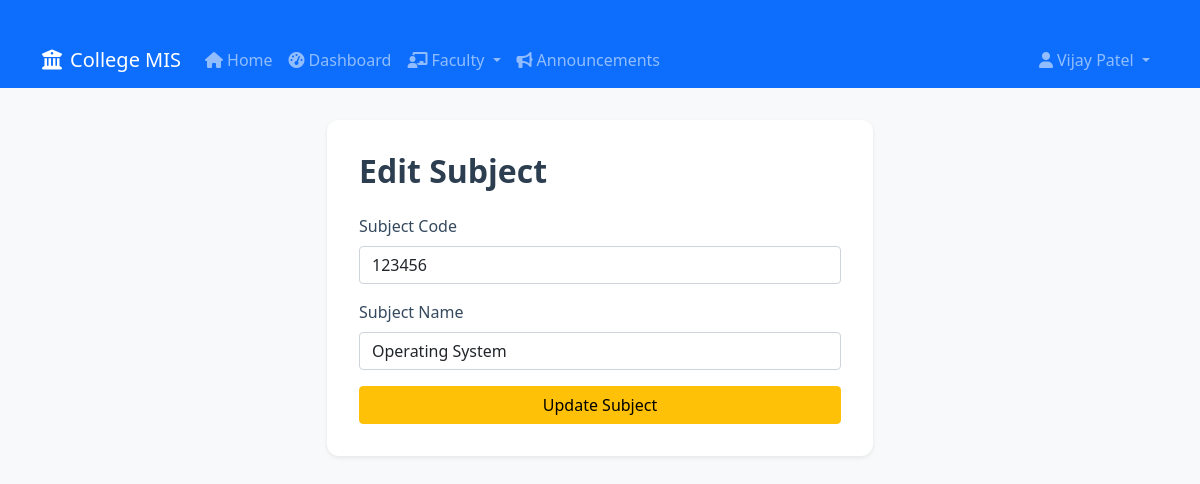
Page /faculty/subjects/1/edit/ (signed in) on the committed database.
### core/models.py (models this page shows, shortened)
class User(AbstractUser):
    is_student = models.BooleanField(default=False)
    is_faculty = models.BooleanField(default=False)

class Subject(models.Model):
    name = models.CharField(max_length=100)
    code = models.CharField(max_length=20, unique=True, null=True, blank=True)
    faculty = models.ForeignKey(Faculty, on_delete=models.SET_NULL, null=True, blank=True)

### faculty/views.py (the view)
# urls.py: path('subjects/<int:subject_id>/edit/', edit_subject, name='edit_subject'),
@login_required
def edit_subject(request, subject_id):
    if not hasattr(request.user, 'faculty'):
        return redirect('login')
    subject = get_object_or_404(Subject, id=subject_id)
    if request.method == 'POST':
        subject.name = request.POST.get('name')
        subject.code = request.POST.get('code')
        subject.save()
        messages.success(request, 'Subject updated successfully!')
        return redirect('manage_subjects')
    return render(request, 'faculty/edit_subject.html', {'subject': subject})

### templates/faculty/edit_subject.html (shortened to what this page needs)
{% extends 'base.html' %}
{% block content %}
<div class="row justify-content-center">
  <div class="col-md-6">
    <div class="card shadow-sm">
      <div class="card-body">
        <h2 class="mb-4">Edit Subject</h2>
        <form method="post">
          <div class="mb-3">
            <label for="code" class="form-label">Subject Code</label>
            <input type="text" class="form-control" id="code" name="code" value="{{ subject.code }}" required>
          </div>
          <div class="mb-3">
            <label for="name" class="form-label">Subject Name</label>
            <input type="text" class="form-control" id="name" name="name" value="{{ subject.name }}" required>
          </div>
          <button type="submit" class="btn btn-warning w-100">Update Subject</button>
        </form>
      </div>
    </div>
  </div>
</div>
{% endblock %}

### templates/base.html (shortened to what this page needs)
{% load static %}
<!DOCTYPE html>
<html lang="en">
<head>
    <link href="https://cdn.jsdelivr.net/npm/bootstrap@5.1.3/dist/css/bootstrap.min.css" rel="stylesheet">
    <link rel="stylesheet" href="https://cdnjs.cloudflare.com/ajax/libs/font-awesome/6.0.0/css/all.min.css">
    <link rel="stylesheet" href="{% static 'css/styles.css' %}">
</head>
<body>
    <nav class="navbar navbar-expand-lg navbar-dark bg-primary">
        <div class="container">
            <a class="navbar-brand" href="{% url 'home' %}">
                <i class="fas fa-university me-2"></i>College MIS
            </a>
            <div class="collapse navbar-collapse" id="navbarNav">
                <ul class="navbar-nav me-auto">
                    <li class="nav-item">
                        <a class="nav-link" href="{% url 'home' %}">
                            <i class="fas fa-home me-1"></i>Home
                        </a>
                    </li>
                    {% if user.is_authenticated %}
                        <li class="nav-item">
                            <a class="nav-link" href="{% url 'dashboard' %}">
                                <i class="fas fa-tachometer-alt me-1"></i>Dashboard
                            </a>
                        </li>
                        {% if user.faculty %}
                            <li class="nav-item dropdown">
                                <a class="nav-link dropdown-toggle" href="#" id="navbarDropdown" role="button" data-bs-toggle="dropdown">
                                    <i class="fas fa-chalkboard-teacher me-1"></i>Faculty
                                </a>
                            </li>
                        {% endif %}
                        <li class="nav-item">
                            <a class="nav-link" href="{% url 'announcement_list' %}">
                                <i class="fas fa-bullhorn me-1"></i>Announcements
                            </a>
                        </li>
                    {% endif %}
                </ul>
                <ul class="navbar-nav">
                    {% if user.is_authenticated %}
                        <li class="nav-item dropdown">
                            <a class="nav-link dropdown-toggle" href="#" id="userDropdown" role="button" data-bs-toggle="dropdown">
                                <i class="fas fa-user me-1"></i>{{ user.first_name }} {{ user.last_name }}
                            </a>
                        </li>
                    {% endif %}
                </ul>
            </div>
        </div>
    </nav>
    <main class="container mt-4">
        {% block content %}{% endblock %}
    </main>
</body>
</html>

### static/css/styles.css (style rules this page uses)
body { background-color: #f8f9fa; }
.navbar { margin-bottom: 2rem; }
.container { margin-top: 2rem; }
.card { border-radius: 12px; box-shadow: 0 4px 24px rgba(0,0,0,0.08), 0 1.5px 4px rgba(0,0,0,0.03); border: none; background: #fff; }
.card-body { padding: 2rem; }
h2 { font-weight: 600; color: #2c3e50; }
form label { font-weight: 500; color: #34495e; }
form input, form select { border-radius: 6px; border: 1px solid #ced4da; padding: 0.5rem 0.75rem; margin-bottom: 1rem; width: 100%; box-sizing: border-box; }

### rows in the picture
User: first_name "Vijay Patel"
Subject: code "123456", name "Operating System"
